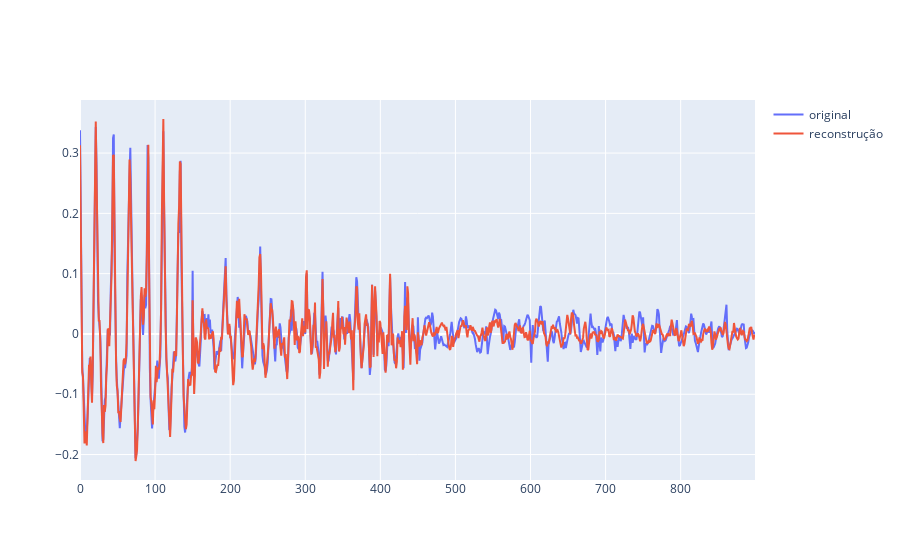

The notebook cell saved with this chart:
### Code cell
Xh = model(X_val).cpu().detach().numpy()
aux = X_val.cpu().detach().numpy()
fig = go.Figure()
fig.add_trace(go.Scatter(y=aux[10,:], mode="lines", showlegend=True, name='original'))
fig.add_trace(go.Scatter(y=Xh[10,:], mode="lines", showlegend=True, name='reconstrução'))
fig.show()

### Figure 1 — Plotly figure (JSON) as saved in the notebook; plotly's stock layout.template omitted (floating-point values rounded to 4 significant figures; data arrays with more than 128 entries replaced by an {"elided": "..."} marker saying what was removed)
{"data": [{"mode": "lines", "name": "original", "showlegend": true, "type": "scatter", "y": {"elided": "900 float values"}}, {"mode": "lines", "name": "reconstrução", "showlegend": true, "type": "scatter", "y": {"elided": "900 float values"}}], "layout": {}}
